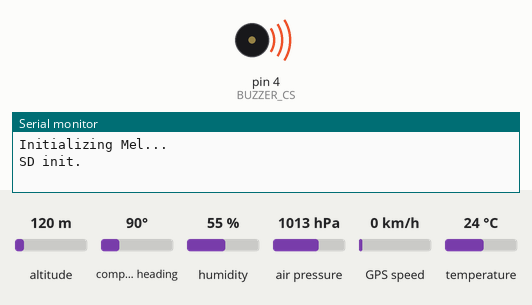
This program was run on a simulated Teensy 4. Shown: buzzer (waves = sounding), the last lines printed to the serial monitor. The inputs (shaded band) are chosen by the test bench; at power-on: altitude 120 m, compass heading 90°, humidity 55 %, air pressure 1013 hPa, GPS speed 0 km/h, temperature 24 °C. Storage starts empty; the GPS gets a fix after 3 s at 37.7749, -122.4194 with 8 satellites; no radio packets arrive unless stated.

Above: at 0.1 s.
At 12.1 s:
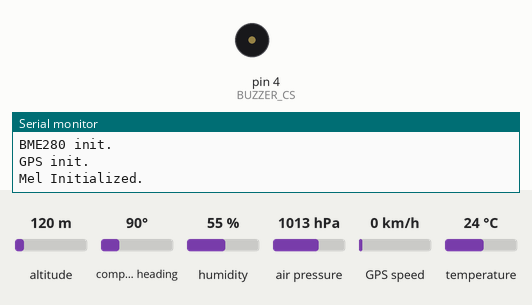
Timing chart, 0 to 13.6 s (numbered marks = the images above):
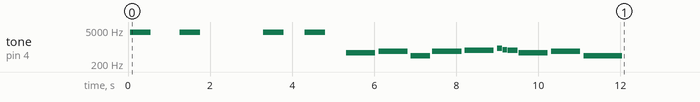

The program:

main.cpp
```cpp
#include <Arduino.h>

#include "Initialization.h"
#include "Timer.h"
#include "Output.h"
#include "DataToSD.h"
#include "RF.h"
#include "ReadFromSensors.h"
#include "Buzzer.h"

// Minimum time between each loop.
#define loopDelay 500

//------------------------------------------------------------Initialization------------------------------------------------------------//

void setup() {

    // Initializes Serial.
    Serial.begin(115200);

    // Initializes Systems and Sensors.
    InitializeMel();

    // Calculates initialization time.
    CalculateInitTime();
}

void loop() {

//--------------------------------------------------------Get Data From Sensors---------------------------------------------------------//

    // Time data is read.
    uint32_t time = Time();

    // Stores sensor values to appropriate variables.
    float temperature = GetTemperature();
    float pressure = GetPressure();
    float latitude = GetLatitude();
    float longitude = GetLongitude();
    float altitude = GetAltitude();
    float humidity = GetHumidity();
    float internalTemperature = GetInternalTemperature();

    // Stores all data values to the data string and gets the length of the string.
    char data[200];
    snprintf(data, 200, "%lu,%.2f,%.2f,%.4f,%.4f,%.2f,%.2f,%.2f", time, temperature, pressure, latitude, longitude, altitude, humidity, internalTemperature);
    Serial.println(data);
    Serial.flush();

//--------------------------------------------------------Store Data To SD Card---------------------------------------------------------//

    // Saves data to "data.csv" file.
    if (SDWrite(data, "data.csv")) {
        Say("SD 1");
    } else {
        Say("SD 0");
    }

//-----------------------------------------------------Send Data To Ground Station------------------------------------------------------//

    // Sends data through RFM to receiver.
    if (RFSendData(data)) {
        Say("RF 1\n");
    } else {
        Say("RF 0\n");
    }

//----------------------------------------------------------------Buzzer----------------------------------------------------------------//

    // Sets what phase Mel is in (ascending/descending/landed).
    setPhase(altitude, time);

    // After landing, beep in set intervals.
    Beep();

//---------------------------------------------------------Delay Between Loops----------------------------------------------------------//

    // Makes sure there is a delay of at least 500ms between every loop.
    Wait(loopDelay, time);

    yield();
}
```

Buzzer.h
```cpp
#ifndef BUZZER_FUNCTIONS_H
#define BUZZER_FUNCTIONS_H

#include <Arduino.h>

/// Plays appropriate sound depending on wether a system is initialized or not.
void Init(bool success);

/// Rickrolls the person who turns on Mel.
void initNotif();

/// Sets what phase Mel is in (ascending/descending/landed).
void setPhase(float alt, uint32_t time);

/// After landing, beep in set intervals.
void Beep();

#endif
```

DataToSD.h
```cpp
#ifndef DATATOSD_FUNCTIONS_H
#define DATATOSD_FUNCTIONS_H

#include <Arduino.h>

/// Initializes SD card.
/// Removes previously created files with names "data.csv" and "logger.txt" if they exist.
/// @return true if initialization is successful.
/// @return false if initialization fails or an SD card is not connected.
bool SDInit();

/// Store text to given file.
/// @return true if text is stored.
/// @return false if file could not be opened or SD wasn't initialized.
bool SDWrite(const char text[], const char filename[]);

#endif
```

Initialization.h
```cpp
#ifndef INITIALIZATION_FUNCTIONS_H
#define INITIALIZATION_FUNCTIONS_H

#include <Arduino.h>

/// Initializes Systems and Sensors.
void InitializeMel();

#endif
```

Output.h
```cpp
#ifndef OUTPUT_FUNCTIONS_H
#define OUTPUT_FUNCTIONS_H

#include <Arduino.h>

/// Prints the given text to the Serial.
/// Stores it in "logger.txt" file for debugging.
void Say(const char text[]);

/// Prints the given text to the Serial.
/// Stores it in "logger.txt" file for debugging.
/// Sends it to the Ground Station.
void Shout(const char text[]);

#endif
```

RF.h
```cpp
#ifndef RF_FUNCTIONS_H
#define RF_FUNCTIONS_H

#include <Arduino.h>

/// Initializes RFM9X.
/// Sets frequency and transmition power.
/// @return true if initialization is successful and frequency was set.
/// @return false if initialization is unsuccessful or frequency could not be set.
bool RFInit();

/// Sends given text/packet through RFM to receiver with a minimum delay of 50ms between each packet.
/// @return true if packet is sent.
/// @return false if packet could not be sent or RFM wasn't initialized.
bool RFSendData(const char text[], bool info = false);

#endif
```

ReadFromSensors.h
```cpp
#ifndef READFROMSENSORS_FUNCTIONS_H
#define READFROMSENSORS_FUNCTIONS_H

#include <Arduino.h>

//-------------------------------------------------------Initialization Functions-------------------------------------------------------//

/// Initializes respective sensor.
/// @return true if initialization is successful.
/// @return false if initialization is unsuccessful.
bool BMEInit();
bool GPSInit();

//-----------------------------------------------------Read From Sensors Functions------------------------------------------------------//

/// Reads required value from respective sensor.
/// @return value in float.
float GetTemperature();                 // Temperature in Celsius (°C).
float GetPressure();                    // Pressure in HectoPascal/Millibar (hPa/mbar).
float GetLatitude();                    // Latitude in Degrees (°).
float GetLongitude();                   // Longitude in Degrees (°).
float GetAltitude();                    // Altitude from current ground level in Meters (m).
float GetHumidity();                    // Humidity in Percentage (%).
float GetInternalTemperature();         // Internal Temperature in Celsius (°C).

#endif
```

Timer.h
```cpp
#ifndef TIMER_FUNCTIONS_H
#define TIMER_FUNCTIONS_H

#include <Arduino.h>

/// Sets the time in milliseconds (ms) after boot as the time since completion of initialization.
void CalculateInitTime();

/// @return the time in milliseconds (ms) since completion of initialization.
uint32_t Time();

/// Waits untill the time since the moment given (second argument) is equal to or greater than the time of the first argument.
void Wait(uint32_t delayMS, uint32_t time);

#endif
```

Buzzer.cpp
```cpp
#include <Arduino.h>

#include "Buzzer.h"
#include "Output.h"
#include "Timer.h"

#define BUZZER_CS 4

#define NOTE_A4 440
#define NOTE_D5 587
#define NOTE_E5 659
#define NOTE_FS5 740
#define NOTE_G5 784
#define NOTE_A5 880
#define REST 0

#define Tempo 114

// Duration of a whole note in ms
#define wholenote 60000*4/Tempo

#define descentSamples 10
#define stillSamples 10

#define fallingVelocityLimit 2

// Set buzzer beeping.
#define beepDuration 1000

bool buzzer = false;

float lastAltitude = 0;
uint32_t lastTime = 0;
uint8_t descend = 0;
bool isDescending = false;
uint8_t still = 0;

uint32_t lastBeep = 0;

// Notes of the melody followed by their duration
int melody[] = {

    NOTE_D5, -4, NOTE_E5, -4, NOTE_A4, 4,
    NOTE_E5, -4, NOTE_FS5, -4, NOTE_A5, 16, NOTE_G5, 16, NOTE_FS5, 8,
    NOTE_D5, -4, NOTE_E5, -4, NOTE_A4, 2, REST, 4

};

// sizeof gives the number of bytes, each int value is composed of two bytes (16 bits)
// there are two values per note (pitch and duration), so for each note there are four bytes
int notes = sizeof(melody) / sizeof(melody[0]) / 2;

int divider = 0, noteDuration = 0;

// Plays appropriate sound depending on wether a system is initialized or not.
void Init(bool success) {
    if (success) {
        tone(BUZZER_CS, 4000, beepDuration/2);
    } else {
        tone(BUZZER_CS, 3000, beepDuration/2);
    }
    delay(beepDuration);
}

// Rickrolls the person who turns on Mel.
void initNotif() {

    for (int thisNote = 0; thisNote < notes * 2; thisNote += 2) {
        // calculates the duration of each note
        divider = melody[thisNote + 1];
        if (divider > 0) {
            // regular note, just proceed
            noteDuration = wholenote / divider;
        } else if (divider < 0) {
            // dotted notes are represented with negative durations!!
            noteDuration = wholenote / abs(divider);
            noteDuration *= 1.5;  // increases the duration in half for dotted notes
        }

        // we only play the note for 90% of the duration, leaving 10% as a pause
        tone(BUZZER_CS, melody[thisNote], noteDuration * 0.9);

        // Wait for the specief duration before playing the next note.
        delay(noteDuration);

        // stop the waveform generation before the next note.
        noTone(BUZZER_CS);
    }
}

// Sets what phase Mel is in (ascending/descending/landed).
void setPhase(float alt, uint32_t time) {
    // Checks if buzzer is already on.
    if (buzzer == false) {
        // Calculates descending speed.
        float fallingVelocity = (alt - lastAltitude) / (float)(time - lastTime);

        // Checks if Mel is descending.
        if (isDescending == false) {
            if (fallingVelocity >= fallingVelocityLimit && descend < descentSamples) {
                descend += 1;
            } else if (fallingVelocity >= fallingVelocityLimit && descend >= descentSamples) {
                Shout("Mel descending.\n");
                isDescending = true;
            } else {
                descend = 0;
            }

        } else {
            // When landed, sends message and starts the buzzer.
            if (abs(fallingVelocity) < fallingVelocityLimit && still < stillSamples) {
                still += 1;
            } else if (abs(fallingVelocity) < fallingVelocityLimit && still >= stillSamples) {
                Shout("Mel landed.\n");
                buzzer = true;
            } else {
                still = 0;
            }
        }

        lastAltitude = alt;
        lastTime = time;
    }
}

// After landing, beep in set intervals.
void Beep() {
    if (buzzer == true && Time() - lastBeep >= 2 * beepDuration) {
        tone(BUZZER_CS, 4000, beepDuration);
        lastBeep = Time();
    }
}
```

DataToSD.cpp
```cpp
#include <Arduino.h>
#include <SPI.h>
#include <SD.h>

#include "DataToSD.h"

bool sd_init = false;

// Initializes SD card.
bool SDInit() {

    // If failed, send appropriate message.
    if (!SD.begin(BUILTIN_SDCARD)) {
        return false;
    }

    // Removes previously created files if they exist (only "data.csv" and "logger.txt").
    if (SD.exists("data.csv")) {
        SD.remove("data.csv");
    }
    if (SD.exists("logger.txt")) {
        SD.remove("logger.txt");
    }

    // Initialization successful.
    sd_init = true;

    // Text Initialization missed.
    SDWrite("\nInitializing Mel...\n", "logger.txt");
    // Data file header.
    SDWrite("Time,Temperature,Pressure,Latitude,Longitude,Altitude,Humidity,InternalTemperature", "data.csv");

    return sd_init;
}

// Store text to given file.
bool SDWrite(const char text[], const char filename[]) {

    if (sd_init) {
        // Open file with given file name.
        File file = SD.open(filename, FILE_WRITE);

        // Store text in the file and close the file.
        if (file) {
            file.println(text);
            file.close();
            return true;
        }
    }
    return false;
}
```

Initialization.cpp
```cpp
#include <Arduino.h>

#include "Initialization.h"
#include "Output.h"
#include "DataToSD.h"
#include "RF.h"
#include "ReadFromSensors.h"
#include "Buzzer.h"

void InitializeMel() {

    Say("\nInitializing Mel...\n");

//--------------------------------------------------------------------------------------------------------------------------------------//

    // Initializes micro SD card.
    if (SDInit()) {
        Say("SD init.");
        Init(true);
    } else {
        Say("SD not init.");
        Init(false);
    }

    // Initializes RFM9X.
    if (RFInit()) {
        Say("RF init.");
        Init(true);
    } else {
        Say("RF not init.");
        Init(false);
    }

    // Initializes BME280.
    if (BMEInit()) {
        Say("BME280 init.");
        Init(true);
    } else {
        Say("BME280 not init.");
        Init(false);
    }

    // Initializes GPS.
    if (GPSInit()) {
        Say("GPS init.");
        Init(true);
    } else {
        Say("GPS not init.");
        Init(false);
    }

//--------------------------------------------------------------------------------------------------------------------------------------//

    Say("\nMel Initialized.\n");

    // Notifies when initialization is complete.
    initNotif();

}
```

Output.cpp
```cpp
#include <Arduino.h>

#include "Output.h"
#include "DataToSD.h"
#include "RF.h"

// Prints the given text to the Serial and stores it in "logger.txt" file for debugging.
void Say(const char text[]) {
    Serial.println(text);
    Serial.flush();
    SDWrite(text, "logger.txt");
}

// Prints the given text to the Serial, stores it in "logger.txt" file for debugging and sends it to the Ground Station.
void Shout(const char text[]) {
    delay(50);
    Serial.println(text);
    Serial.flush();
    SDWrite(text, "logger.txt");
    RFSendData(text, true);
}
```

RF.cpp
```cpp
#include <Arduino.h>
#include <SPI.h>
#include <RH_RF95.h>

#include "RF.h"
#include "Output.h"

#define RFM_CS 10
#define RFM_RST 3
#define RFM_INT 2

RH_RF95 rf(RFM_CS, RFM_INT);
bool rf_init = false;
uint32_t packetnumber = 0;

// Initializes RFM9X.
bool RFInit() {

    // Resets RFM.
    pinMode(RFM_RST, OUTPUT);
    digitalWrite(RFM_RST, LOW);
    delay(100);
    digitalWrite(RFM_RST, HIGH);
    delay(100);

    // If failed, send appropriate message.
    if (!rf.init()) {
        return rf_init;
    }

    // Sets RFM frequency to 433.2
    else if (!rf.setFrequency(433.2)) {
        Say("RF freq not set.");
    }

    else {
        // Sets the transmitter power output level.
        rf.setTxPower(23, false);

        //Initialization successful.
        rf_init = true;
    }

    return rf_init;
}

// Sends given packet text through RFM to receiver.
bool RFSendData(const char text[], bool info = false) {

    if (rf_init) {

        // Add packet identifier and packet counter to packet.
        char packet[225];
        uint8_t len;
        if (!info) {
            len = snprintf(packet, 225, "PHX,%lu,%s", ++packetnumber, text);
        } else {
            len = snprintf(packet, 225, "PHXINFO,%s", text);
        }

        // Send the packet.
        bool sent = rf.send((uint8_t*)packet, len);

        // Wait for the packet to be sent.
        rf.waitPacketSent();

        return sent;
    }

    return false;
}
```

ReadFromSensors.cpp
```cpp
#include <Arduino.h>
#include <Wire.h>
#include <Adafruit_Sensor.h>

#include <Adafruit_BME280.h>
#include <Adafruit_GPS.h>

#include "ReadFromSensors.h"
#include "Output.h"

#define PressureSamples 20
#define PressureSampleDelay 50

Adafruit_BME280 BME;
Adafruit_GPS GPS(&Serial7);

bool bmeinit = false;
bool gpsinit = false;

float GroundPressure;

bool GPSWasRead = false;
char c;

//-------------------------------------------------------Miscellaneous Functions--------------------------------------------------------//

// Read pressure multiple times at ground level to calculate the average pressure at ground level.
void CalculateGroundPressure() {
    for (int i = 0; i < PressureSamples; i++) {
        GroundPressure += BME.readPressure() / 100.0F;
        delay(PressureSampleDelay);
    }
    GroundPressure /= PressureSamples;
}

// Reads 3 NMEA sentences from GPS to avoid corrupt data, then reads 2 more and parses them.
void readGPS() {
    for (int i = 0; i < 5; i++) {
        while (!GPS.newNMEAreceived()) {
            c = GPS.read();
        }
        if (i > 2) {
            GPS.parse(GPS.lastNMEA());
        }
    }
    GPSWasRead = true;
}

//-------------------------------------------------------Initialization Functions-------------------------------------------------------//

//  Initializes BME280
bool BMEInit() {
    if (BME.begin()) {
        CalculateGroundPressure();
        bmeinit = true;
    }
    return bmeinit;
}

// Initializes GPS
bool GPSInit() {
    if (GPS.begin(9600)) {
        GPS.sendCommand(PMTK_SET_NMEA_OUTPUT_RMCGGA);   // Send only RMC and GGA sentences.
        GPS.sendCommand(PMTK_SET_NMEA_UPDATE_5HZ);      // Sets update rate to 5Hz.
        gpsinit = true;
    }
    return gpsinit;
}

//-----------------------------------------------------Read From Sensors Functions------------------------------------------------------//

// Temperature in Celsius (°C).
float GetTemperature() {
    // No value if BME280 isn't initialized.
    if (!bmeinit) {
        return (float)NAN;
    } else {
        return BME.readTemperature();
    }
}

// Pressure in HectoPascal/Millibar (hPa/mbar).
float GetPressure() {
    // No value if BME280 isn't initialized.
    if (!bmeinit) {
        return (float)NAN;
    } else {
        return BME.readPressure() / 100.0F;
    }
}

// Latitude in Degrees (°).
float GetLatitude() {
    // No value if GPS isn't initialized or doesn't get a fix.
    if (!gpsinit) {
        return (float)NAN;
    } else {
        // Parse data from NMEA sentence. If required data is already parsed, enable parsing of new data for later.
        if (GPSWasRead == false) {
            readGPS();
        } else {
            GPSWasRead = false;
        }
        // Latitude will have a negative sign for Southern Hemisphere.
        return (float)GPS.latitude * (1 - 2 * (GPS.lat == 'S'));
    }
}

// Longitude in Degrees (°).
float GetLongitude() {
    // No value if GPS isn't initialized or doesn't get a fix.
    if (!gpsinit) {
        return (float)NAN;
    } else {
        // Parse data from NMEA sentence. If required data is already parsed, enable parsing of new data for later.
        if (GPSWasRead == false) {
            readGPS();
        } else {
            GPSWasRead = false;
        }
        // Longitude will have a negative sign for Western Hemisphere.
        return (float)GPS.longitude * (1 - 2 * (GPS.lon == 'W'));
    }
}

// Altitude from current ground level in Meters (m).
float GetAltitude() {
    // No value if BME280 isn't initialized.
    if (!bmeinit) {
        return (float)NAN;
    } else {
        return BME.readAltitude(GroundPressure);
    }
}

// Humidity in Percentage (%).
float GetHumidity() {
    // No value if BME280 isn't initialized.
    if (!bmeinit) {
        return (float)NAN;
    } else {
        return BME.readHumidity();
    }
}

// Internal Temperature in Celsius (°C).
float GetInternalTemperature() {
    return tempmonGetTemp();
}
```

Source omitted: Timer.cpp (603 bytes)
